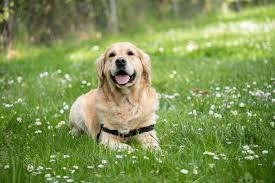
#> input picture Great_learning_data_science/data_science_python/dog.jpeg, 275 x 183 px
$ jupyter execute day_1_numpy_3_image.ipynb   (shell and % lines are left out)
#> lines starting #> are read from the running program, lines starting #| are printed output that depends on the picture
[cell 1]
import cv2

[cell 2]
import os
os.getcwd()

[cell 3]
dog=cv2.imread('dog.jpeg')
#> dog is the input picture: shape (183, 275, 3); mean B, G, R 83.3, 148.1, 127.7
type(dog)

[cell 4]
dog.size
#> Out = 150975

[cell 5]
dog.shape
#> Out = (183, 275, 3)

[cell 6]
dog

[cell 7]
import matplotlib.pyplot as plt

[cell 8]
plt.imshow(dog)

[cell 9]
plt.imshow(dog[:,:,0])
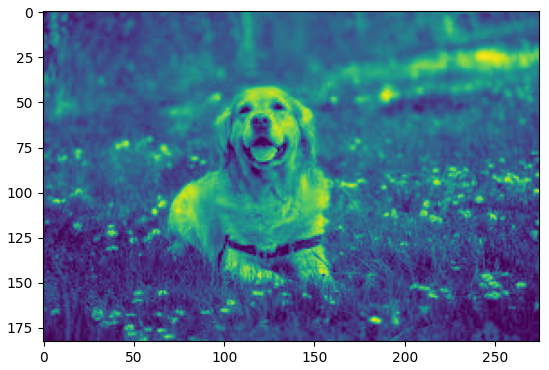
#> figure drawn by matplotlib, 1 panel


$ run again, with Great_learning_data_science/data_science_python/image.jpg copied over Great_learning_data_science/data_science_python/dog.jpeg
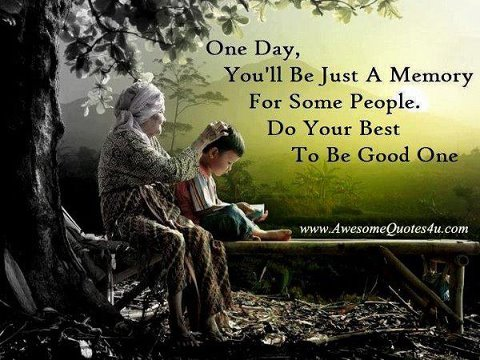
#> input picture Great_learning_data_science/data_science_python/image.jpg, 480 x 360 px
#> dog is the input picture: shape (360, 480, 3); mean B, G, R 65.2, 87.8, 88
#> `[cell 9] plt.imshow(dog[:,:,0])`:
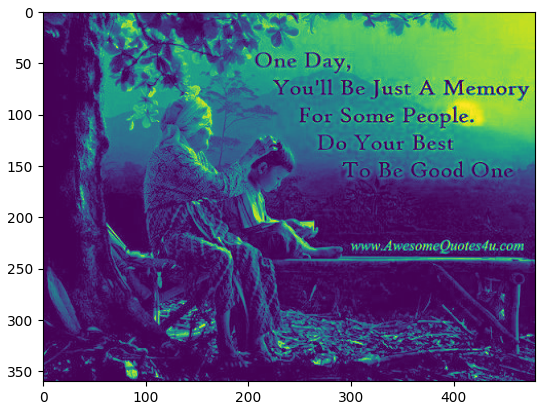
#> figure drawn by matplotlib, 1 panel
